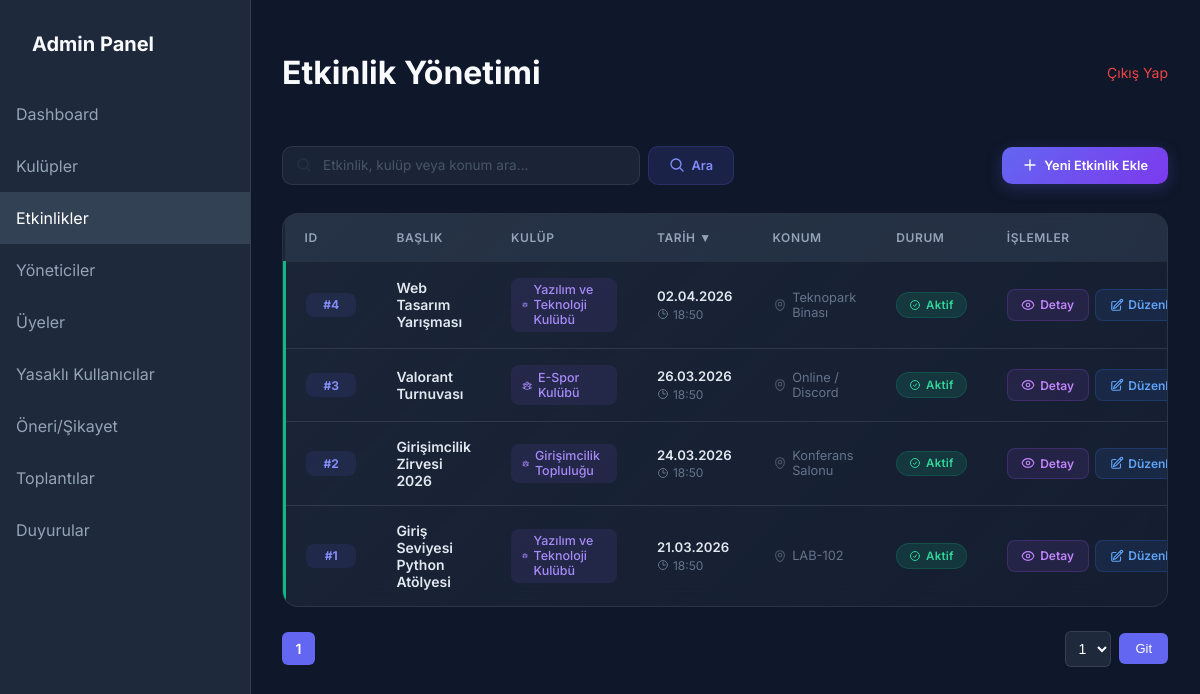
The page /admin/etkinlik/etkinlikler.php (signed in) on the database its author committed.
### tables this page shows
CREATE TABLE IF NOT EXISTS etkinlikler (
    id INT AUTO_INCREMENT PRIMARY KEY,
    kulup_id INT,
    baslik VARCHAR(200) NOT NULL,
    aciklama TEXT,
    tarih DATETIME NOT NULL,
    konum VARCHAR(200),
    kisi_siniri INT DEFAULT NULL,
    FOREIGN KEY (kulup_id) REFERENCES kulupler(id) ON DELETE SET NULL
);

CREATE TABLE IF NOT EXISTS kulupler (
    id INT AUTO_INCREMENT PRIMARY KEY,
    ad VARCHAR(100) NOT NULL,
    aciklama TEXT
);

### admin/etkinlik/etkinlikler.php (the view, shortened to what this page needs)
<?php
require_once '../header.php';
$aranan = trim($_GET['aranan'] ?? '');
$siralama = $_GET['siralama'] ?? 'e.tarih';
$yon = strtoupper($_GET['yon'] ?? 'DESC');
$sayfa_kayit_sayisi = 5;
$sayfa = isset($_GET['sayfa']) ? max(1, (int)$_GET['sayfa']) : 1;
$offset = ($sayfa - 1) * $sayfa_kayit_sayisi;
$order_sql = "ORDER BY $siralama $yon";
if (!empty($aranan)) {
    $stmt = $db->prepare("SELECT e.*, k.ad as kulup_adi FROM etkinlikler e LEFT JOIN kulupler k ON e.kulup_id = k.id WHERE e.baslik LIKE ? OR k.ad LIKE ? OR e.konum LIKE ? $order_sql LIMIT $sayfa_kayit_sayisi OFFSET $offset");
    $stmt->execute(["%$aranan%", "%$aranan%", "%$aranan%"]);
} else {
    $stmt = $db->query("SELECT e.*, k.ad as kulup_adi FROM etkinlikler e LEFT JOIN kulupler k ON e.kulup_id = k.id $order_sql LIMIT $sayfa_kayit_sayisi OFFSET $offset");
}
$etkinlikler = $stmt->fetchAll();
function siralama_link($sutun, $etiket, $mevcut_siralama, $mevcut_yon, $aranan) {
    $yon = ($mevcut_siralama == $sutun && $mevcut_yon == 'ASC') ? 'DESC' : 'ASC';
    $ok = '';
    if ($mevcut_siralama == $sutun) {
        $ok = ($mevcut_yon == 'ASC') ? ' ▲' : ' ▼';
    }
    $url = "etkinlikler.php?siralama=" . urlencode($sutun) . "&yon=$yon";
    return "<a href='$url'>$etiket$ok</a>";
}
?>
<div class="page-toolbar">
    <form action="" method="GET" class="search-form">
        <div class="search-input-wrapper">
            <svg class="search-icon" xmlns="http://www.w3.org/2000/svg" fill="none" viewBox="0 0 24 24" stroke-width="2" stroke="currentColor">
                <path stroke-linecap="round" stroke-linejoin="round" d="m21 21-5.197-5.197m0 0A7.5 7.5 0 1 0 5.196 5.196a7.5 7.5 0 0 0 10.607 10.607Z" />
            </svg>
            <input type="text" name="aranan" value="<?php echo htmlspecialchars($aranan); ?>" placeholder="Etkinlik, kulüp veya konum ara...">
        </div>
        <button type="submit" class="btn-modern btn-modern-search">
            <svg xmlns="http://www.w3.org/2000/svg" fill="none" viewBox="0 0 24 24" stroke-width="2" stroke="currentColor">
                <path stroke-linecap="round" stroke-linejoin="round" d="m21 21-5.197-5.197m0 0A7.5 7.5 0 1 0 5.196 5.196a7.5 7.5 0 0 0 10.607 10.607Z" />
            </svg>
            Ara
        </button>
    </form>
    <a href="etkinlik_ekle.php" class="btn-modern btn-modern-primary">
        <svg xmlns="http://www.w3.org/2000/svg" fill="none" viewBox="0 0 24 24" stroke-width="2" stroke="currentColor">
            <path stroke-linecap="round" stroke-linejoin="round" d="M12 4.5v15m7.5-7.5h-15" />
        </svg>
        Yeni Etkinlik Ekle
    </a>
</div>
<div class="table-panel">
    <table>
        <thead>
            <tr>
                <th style="width: 70px;"><?php echo siralama_link('e.id', 'ID', $siralama, $yon, $aranan); ?></th>
                <th><?php echo siralama_link('e.baslik', 'Başlık', $siralama, $yon, $aranan); ?></th>
                <th><?php echo siralama_link('k.ad', 'Kulüp', $siralama, $yon, $aranan); ?></th>
                <th><?php echo siralama_link('e.tarih', 'Tarih', $siralama, $yon, $aranan); ?></th>
                <th>Konum</th>
                <th style="width: 90px;">Durum</th>
                <th style="width: 180px;">İşlemler</th>
            </tr>
        </thead>
        <tbody>
            <?php foreach ($etkinlikler as $etkinlik):
                $bitmis = strtotime($etkinlik['tarih']) < time();
                $ts = strtotime($etkinlik['tarih']);
                $saat = date('H:i', $ts);
                $tarih_str = date('d.m.Y', $ts);
            ?>
                <tr class="<?php echo $bitmis ? 'row-ended' : 'row-active'; ?>">
                    <td>
                        <span class="id-badge">#<?php echo $etkinlik['id']; ?></span>
                    </td>
                    <td>
                        <span class="event-name"><?php echo htmlspecialchars($etkinlik['baslik']); ?></span>
                    </td>
                    <td>
                        <span class="club-badge">
                            <?php echo htmlspecialchars($etkinlik['kulup_adi'] ?? 'Genel'); ?>
                        </span>
                    </td>
                    <td>
                        <div class="datetime-cell">
                            <span class="date-main"><?php echo $tarih_str; ?></span>
                            <span class="time-sub">
                                <svg xmlns="http://www.w3.org/2000/svg" fill="none" viewBox="0 0 24 24" stroke-width="2" stroke="currentColor">
                                    <path stroke-linecap="round" stroke-linejoin="round" d="M12 6v6h4.5m4.5 0a9 9 0 1 1-18 0 9 9 0 0 1 18 0Z" />
                                </svg>
                                <?php echo $saat; ?>
                            </span>
                        </div>
                    </td>
                    <td>
                        <div class="location-cell">
                            <?php echo htmlspecialchars($etkinlik['konum']); ?>
                        </div>
                    </td>
                    <td>
                        <?php if ($bitmis): ?>
                            <span class="status-badge status-ended">
                                <svg xmlns="http://www.w3.org/2000/svg" fill="none" viewBox="0 0 24 24" stroke-width="2" stroke="currentColor">
                                    <path stroke-linecap="round" stroke-linejoin="round" d="M12 6v6h4.5m4.5 0a9 9 0 1 1-18 0 9 9 0 0 1 18 0Z" />
                                </svg>
                                Bitti
                            </span>
                        <?php else: ?>
                            <span class="status-badge status-active">
                                <svg xmlns="http://www.w3.org/2000/svg" fill="none" viewBox="0 0 24 24" stroke-width="2" stroke="currentColor">
                                    <path stroke-linecap="round" stroke-linejoin="round" d="M9 12.75 11.25 15 15 9.75M21 12a9 9 0 1 1-18 0 9 9 0 0 1 18 0Z" />
                                </svg>
                                Aktif
                            </span>
                        <?php endif; ?>
                    </td>
                    <td>
                        <div class="actions-cell">
                            <a href="etkinlik_detay.php?id=<?php echo $etkinlik['id']; ?>" class="action-btn btn-view">
                                Detay
                            </a>
                            <a href="etkinlik_duzenle.php?id=<?php echo $etkinlik['id']; ?>" class="action-btn btn-edit">
                                Düzenle
                            </a>
                        </div>
                    </td>
                </tr>
            <?php endforeach; ?>
        </tbody>
    </table>
</div>
<?php
require_once '../sayfalama.php';
?>
<?php require_once '../footer.php'; ?>

### admin/admin-style.css (style rules this page uses)
:root { --primary: #6366f1; --primary-hover: #4f46e5; --bg-dark: #0f172a; --bg-card: #1e293b; --text-white: #f8fafc; --text-gray: #94a3b8; --danger: #ef4444; }
body { font-family: 'Inter', sans-serif; background-color: var(--bg-dark); color: var(--text-white); margin: 0; display: flex; justify-content: center; align-items: center; min-height: 100vh; }

### admin/header.php (style rules this page uses)
body { display: block; background: #0f172a; min-height: 100vh; margin: 0; font-family: 'Inter', sans-serif; }
table { width: 100%; border-collapse: collapse; }
th { background: #334155; text-align: left; padding: 1rem; color: #94a3b8; font-weight: 600; font-size: 0.875rem; }
td { padding: 1rem; border-top: 1px solid rgba(255,255,255,0.1); }

### rows shown on the page
etkinlikler: id "4", baslik "Web Tasarım Yarışması", kulup.ad "Yazılım ve Teknoloji Kulübü", tarih "02.04.2026", tarih "18:50", konum "Teknopark Binası", shows "Aktif"
etkinlikler: id "3", baslik "Valorant Turnuvası", kulup.ad "E-Spor Kulübü", tarih "26.03.2026", tarih "18:50", konum "Online / Discord", shows "Aktif"
etkinlikler: id "2", baslik "Girişimcilik Zirvesi 2026", kulup.ad "Girişimcilik Topluluğu", tarih "24.03.2026", tarih "18:50", konum "Konferans Salonu", shows "Aktif"
etkinlikler: id "1", baslik "Giriş Seviyesi Python Atölyesi", kulup.ad "Yazılım ve Teknoloji Kulübü", tarih "21.03.2026", tarih "18:50", konum "LAB-102", shows "Aktif"

### other values the page prints
$header_title "Etkinlik Yönetimi"
$etiket "ID BAŞLIK KULÜP TARIH"
$ok "▼"
form field sayfa "1"
